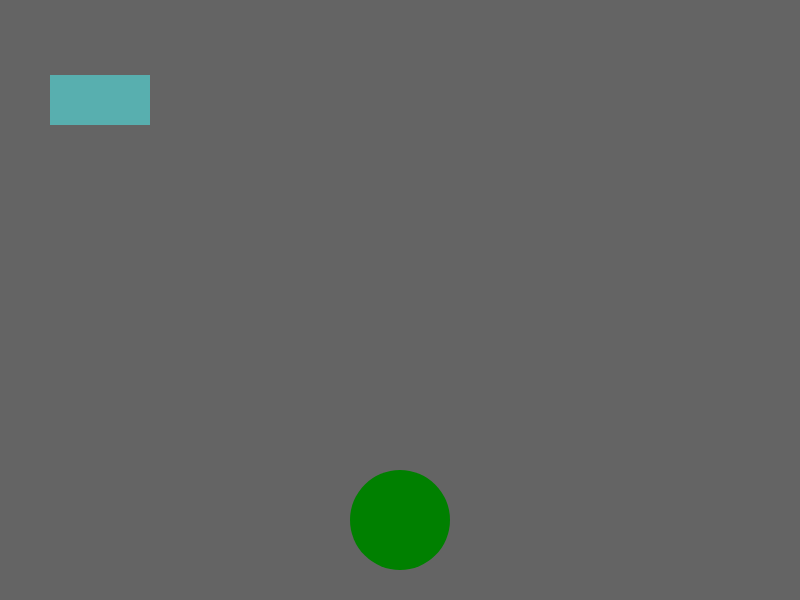
Frame 1 (no input)
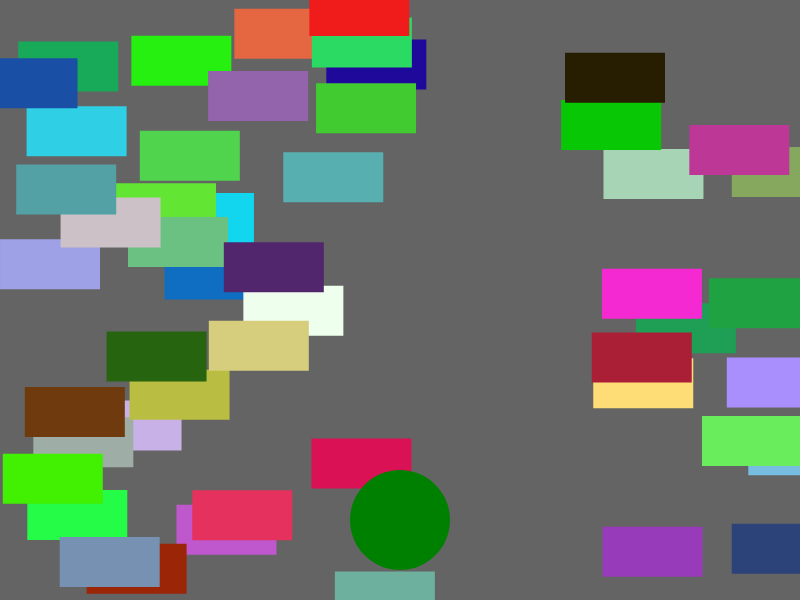
Frame 60 (no input)
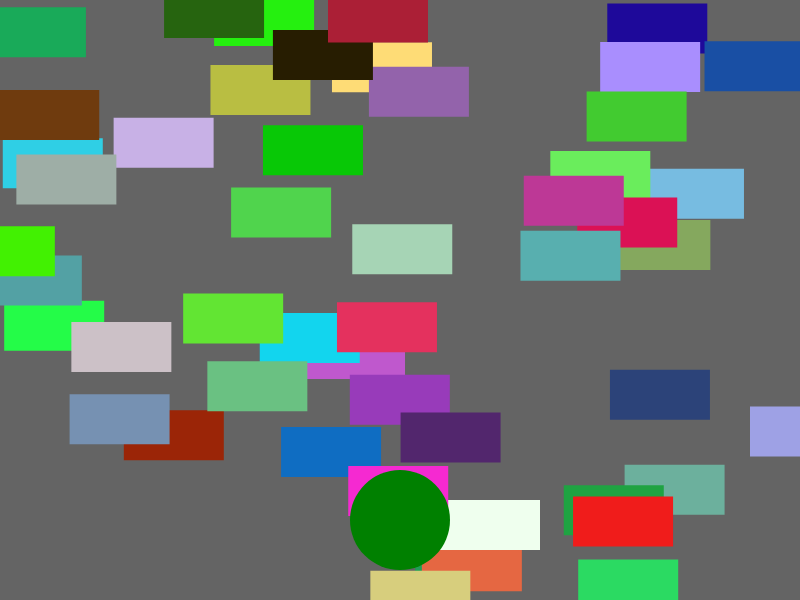
Frame 120 (the mouse pressed at the canvas centre since frame 60)

The p5.js sketch that drew these frames (run headless with seeded random() and noise() and a simulated clock; from frame 60 on, the mouse is pressed at the canvas centre):

// p5.js sketch
// ── sketch.js
var cars=[];
var frogPos;

function setup() {
  createCanvas(800,600);
  rectMode(CENTER);
  for(var i=0;i<50;i++){
  cars.push(new Car());
  }

  frogPos=createVector(width/2,height-80);
  noStroke();
}




function draw() {
  background(100);

  for(var i=0;i<cars.length;i++){
  cars[i].display();
  cars[i].drive();
  
  if (cars[i].pos.dist(frogPos)<20){
    cars.splice(i,1);
  }
  }


  //frog
  fill("green");
  ellipse(frogPos.x,frogPos.y,100,100);
  checkKeys();
}

function Car(){
  //attributes

  this.pos=createVector(100,100);
  this.vel=createVector(random(-5,5),random(-5,5));
  this.r=random(255);
  this.g=random(255);
  this.b=random(255);

  //method
  this.display=function(){
    fill(this.r,this.g,this.b);
    rect(this.pos.x,this.pos.y,100,50);
  }

  this.drive=function(){
    this.pos.add(this.vel);
    if(this.pos.x>width) this.pos.x=0;
    if(this.pos.x<0) this.pos.x=width;
    if(this.pos.y>height) this.pos.y=0;
    if(this.pos.y<0) this.pos.y=height;

  }
}

function checkKeys(){
  if (keyIsDown(LEFT_ARROW)) frogPos.x = frogPos.x - 5;
  if (keyIsDown(RIGHT_ARROW)) frogPos.x = frogPos.x + 5;
  if (keyIsDown(UP_ARROW)) frogPos.y = frogPos.y - 5;
  if (keyIsDown(DOWN_ARROW)) frogPos.y = frogPos.y + 5;

}
